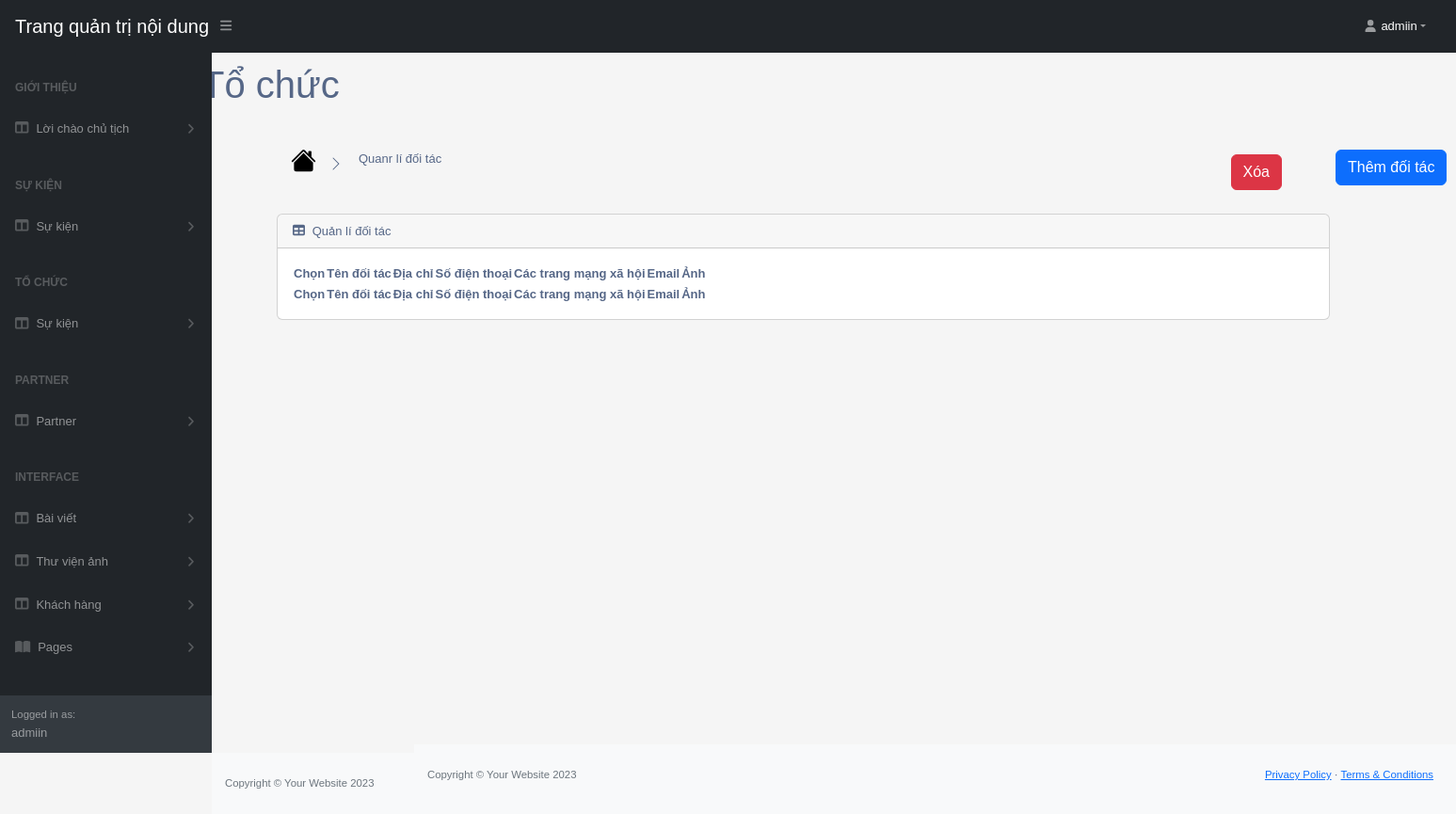
The page /partner/list/ (signed in) on the database as committed earlier.
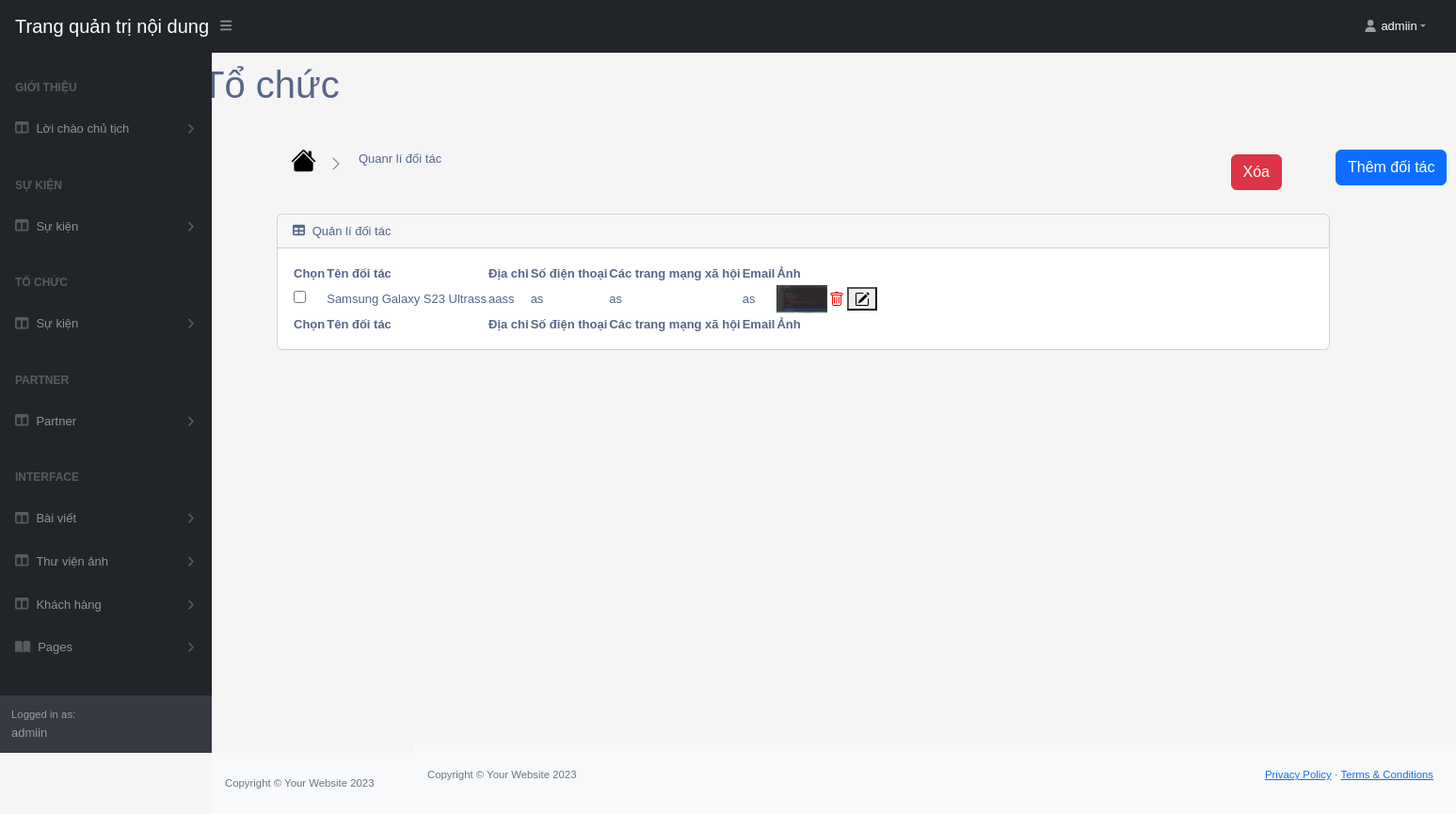
The same page on the database as committed later.
### app/models_partner.py (models this page shows, shortened)
class Partner(models.Model):
    name = models.CharField(null=False, max_length=100)
    address = models.CharField(null=False, max_length=100)
    image = models.ImageField(null=True, blank=True)
    phone = models.CharField(null=False, max_length=100)
    social_network = models.CharField(null=False, max_length=100)
    email = models.TextField(null=False, max_length=100)
    @property
    def ImageURL(self):
        try:
            url = self.image.url
        except:
            url = ''
        return url

### app/views_partner.py (the view, shortened to what this page needs)
def list(request):
    if request.user.is_authenticated:
        partners = Partner.objects.all()
        return render(request, 'partner/tables_partner.html', {'partners': partners})
    return render(request, 'partner/tables_partner.html', {'partners': None})

### app/templates/partner/tables_partner.html (shortened to what the changed rows need)
{% extends 'app/base.html' %}
{% load static %}
    {% block table_partner %}
    <div class="container-fluid px-0 mt-0">
        <div id="layoutSidenav">
            <div id="layoutSidenav_content">
                <main style="transform: translate(-130px, -50px);">
                <div class="container-fluid px-1">
                    <div class="container-fluid" id="myDiv">
                        <h1 class="mt-4" style="transform: translate(-80px, -20px);">Tổ chức</h1>
                        <div class="card mb-4">
                            <div class="card-body">
                                <form method="post" action="{% url 'list_partner' %}">
                                <table id="datatablesSimple">
                                    <thead>
                                        <tr>
                                            <th>Chọn</th>
                                            <th>Tên đối tác</th>
                                            <th>Địa chỉ</th>
                                            <th>Số điện thoại</th>
                                            <th>Các trang mạng xã hội</th>
                                            <th>Email</th>
                                            <th>Ảnh</th>
                                            <th></th>
                                        </tr>
                                    </thead>
                                    <tfoot>
                                        <tr>
                                            <th>Chọn</th>
                                            <th>Tên đối tác</th>
                                            <th>Địa chỉ</th>
                                            <th>Số điện thoại</th>
                                            <th>Các trang mạng xã hội</th>
                                            <th>Email</th>
                                            <th>Ảnh</th>
                                            <th></th>
                                        </tr>
                                    </tfoot>
                                    <tbody>
                                        {% for partner in partners %}
                                        <tr>
                                          <td>
                                              <input name="delete_id" type="checkbox" value="{{ partner.id }}">
                                          </td>
                                          <td>{{ partner.name }}</td>
                                          <td>{{ partner.address }}</td>
                                          <td>{{ partner.phone }}</td>
                                          <td>{{ partner.social_network }}</td>
                                          <td>{{ partner.email }}</td>
                                              <td>
                                                    <img src="{{ partner.ImageURL }}" alt="{{ partner.name }}" height="30px">
                                              </td>
                                            <td>
                                        <button type="submit" name="delete_id" value="{{ partner.id }}" class="delete-button">
                                        </button>
                                        <button type="submit" name="edit_id" value="{{ partner.id }}" class="edit-button">
                                        </button>
                                          </td>
                                        </tr>
                                        {% endfor %}
                                      </tbody>
                                </table>
                                </form>
                            </div>
                        </div>
                    </div>
                    </div>
                </main>
            </div>
        </div>
        </div>
    {% endblock table_partner %}

Rows that differ between the two databases and show on the page:
added Partner: name "Samsung Galaxy S23 Ultrass", address "aass", phone "as", social_network "as", email "as", ImageURL (picture), {{ partner.id }} 2 (drawn)
